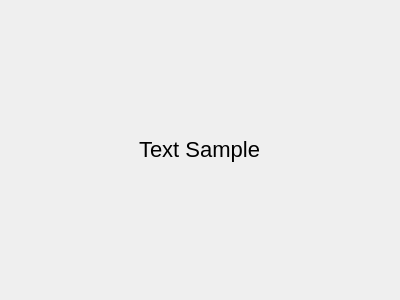
<?xml version="1.0" encoding="UTF-8"?>
<ui version="4.0">
 <class>Dialog</class>
 <widget class="QDialog" name="Dialog">
  <property name="geometry">
   <rect>
    <x>0</x>
    <y>0</y>
    <width>400</width>
    <height>300</height>
   </rect>
  </property>
  <property name="minimumSize">
   <size>
    <width>400</width>
    <height>300</height>
   </size>
  </property>
  <property name="maximumSize">
   <size>
    <width>400</width>
    <height>300</height>
   </size>
  </property>
  <property name="windowTitle">
   <string>Dialog</string>
  </property>
  <property name="styleSheet">
   <string notr="true">/*
 *
 *  Simple Stylesheet inspired on Bootstrap for Qt Designer / Qt Creator 
 *  File: bootstylesheet.css
 *  Author: JuanLoaiza007
 *  Version: 1.1.0
 *
 */

/*  # Español
 *  Instrucciones para aplicar en Qt Designer / Qt Creator
 *  1. Busque la vista de Inspector de objetos &gt;&gt; Objeto &gt;&gt; &quot;MainWindow&quot;.
 *  2. Dale clic derecho a &quot;MainWindow&quot; y seleccione &quot;Cambiar HojaDeEstilos&quot; o algo similar.
 *  3. Pegue el contenido de este archivo ahí.
 *  4. De clic en Aplicar y Aceptar.
 *  5. Para aplicar los estilos seleccione un objeto, en el Editor de Propiedades agregue un Filtro tipo cadena de texto y nombrelo &quot;class&quot;.
 *  6. En el Editor de Propiedades habrá una seccion nueva llamada &quot;Propiedades dinámicas&quot; y una propiedad llamada &quot;class&quot;, en la casilla de la derecha aplique todos los estilos que desee, eg. &quot;btn btn-outline-primary br-4&quot;. 
 */

/*  # English
 *  Instructions to apply in Qt Designer / Qt Creator
 *  1. Keep an eye on the Object Inspector &gt;&gt; Object &gt;&gt; &quot;MainWindow&quot;.
 *  2. Right click on &quot;MainWindow&quot; and select &quot;Change StyleSheet&quot; or something similar.
 *  3. Paste the content of this file there.
 *  4. Click Apply and Accept.
 *  5. To apply the styles, select an object, in the Properties Editor add a Text String Filter and name it &quot;class&quot;.
 *  6. In the Property Editor there will be a new section called &quot;Dynamic Properties&quot; and a property called &quot;class&quot;, in the box on the right apply all the styles you want, eg. &quot;btn btn-outline-primary br-4&quot;. 
 */

QMainWindow {
  font-family: &quot;sans-serif&quot;;
}

/* Border Settings */
/* Border Side Weight */
.b-st-1 {
  border-top: 1px solid;
}
.b-sb-1 {
  border-bottom: 1px solid;
}
.b-sl-1 {
  border-left: 1px solid;
}
.b-sr-1 {
  border-right: 1px solid;
}
.b-st-2 {
  border-top: 2px solid;
}
.b-sb-2 {
  border-bottom: 2px solid;
}
.b-sl-2 {
  border-left: 2px solid;
}
.b-sr-2 {
  border-right: 2px solid;
}
.b-st-3 {
  border-top: 3px solid;
}
.b-sb-3 {
  border-bottom: 3px solid;
}
.b-sl-3 {
  border-left: 3px solid;
}
.b-sr-3 {
  border-right: 3px solid;
}
.b-st-4 {
  border-top: 4px solid;
}
.b-sb-4 {
  border-bottom: 4px solid;
}
.b-sl-4 {
  border-left: 4px solid;
}
.b-sr-4 {
  border-right: 4px solid;
}

/* Radius */
.br-1 {
  border-radius: 10px;
}

.br-2 {
  border-radius: 15px;
}

.br-3 {
  border-radius: 20px;
}

.br-4 {
  border-radius: 25px;
}

/* Background colors */
.background-white {
  background-color: white;
}
.background-light {
  background-color: #f8f9fa;
}
.background-black {
  background-color: black;
}
.background-primary {
  background-color: #0d6efd;
}
.background-success {
  background-color: #198754;
}
.background-warning {
  background-color: #ffc720;
}
.background-danger {
  background-color: #dc3545;
}

/* Colors */
.color-white {
  color: white;
}
.color-light {
  color: #f8f9fa;
}
.color-black {
  color: black;
}
.color-primary {
  color: #0d6efd;
}
.color-success {
  color: #198754;
}
.color-warning {
  color: #ffc720;
}
.color-danger {
  color: #dc3545;
}

/* Buttons */
QPushButton {
  font-weight: 500;
  color: white;
  background-color: gray;
  padding: 6px 12px;
  font-size: 18px;
  border-radius: 10px;
  border: 1px solid;
}

.btn {
  font-weight: 500;
  color: white;
  background-color: gray;
  padding: 6px 12px;
  font-size: 18px;
  border-radius: 10px;
  border: 1px solid;
}

.btn-primary {
  color: #fff;
  background-color: #0d6efd;
  border-color: #0d6efd;
}
.btn-primary:hover {
  color: #fff;
  background-color: #0b5ed7;
  border-color: #0a58ca;
}

.btn-secondary {
  color: #fff;
  background-color: #6c757d;
  border-color: #6c757d;
}
.btn-secondary:hover {
  color: #fff;
  background-color: #5c636a;
  border-color: #565e64;
}

.btn-success {
  color: #fff;
  background-color: #198754;
  border-color: #198754;
}
.btn-success:hover {
  color: #fff;
  background-color: #157347;
  border-color: #146c43;
}

.btn-warning {
  color: #000;
  background-color: #ffc107;
  border-color: #ffc107;
}
.btn-warning:hover {
  color: #000;
  background-color: #ffca2c;
  border-color: #ffc720;
}

.btn-danger {
  color: #fff;
  background-color: #dc3545;
  border-color: #dc3545;
}
.btn-danger:hover {
  color: #fff;
  background-color: #bb2d3b;
  border-color: #b02a37;
}

.btn-light {
  color: #000;
  background-color: #f8f9fa;
  border-color: #f8f9fa;
}
.btn-light:hover {
  color: #000;
  background-color: #f9fafb;
  border-color: #f9fafb;
}

.btn-dark {
  color: #fff;
  background-color: #212529;
  border-color: #212529;
}
.btn-dark:hover {
  color: #fff;
  background-color: #1c1f23;
  border-color: #1a1e21;
}

.btn-outline-primary {
  background-color: white;
  color: #0d6efd;
  border-color: #0d6efd;
}
.btn-outline-primary:hover {
  color: #fff;
  background-color: #0d6efd;
  border-color: #0d6efd;
}

.btn-outline-secondary {
  background-color: white;
  color: #6c757d;
  border-color: #6c757d;
}
.btn-outline-secondary:hover {
  color: #fff;
  background-color: #6c757d;
  border-color: #6c757d;
}

.btn-outline-success {
  background-color: white;
  color: #198754;
  border-color: #198754;
}
.btn-outline-success:hover {
  color: #fff;
  background-color: #198754;
  border-color: #198754;
}

.btn-outline-info {
  background-color: white;
  color: #0dcaf0;
  border-color: #0dcaf0;
}
.btn-outline-info:hover {
  color: #000;
  background-color: #0dcaf0;
}

.btn-outline-warning {
  background-color: white;
  color: #ffc107;
  border-color: #ffc107;
}
.btn-outline-warning:hover {
  color: #000;
  background-color: #ffc107;
  border-color: #ffc107;
}

.btn-outline-danger {
  background-color: white;
  color: #dc3545;
  border-color: #dc3545;
}
.btn-outline-danger:hover {
  color: #fff;
  background-color: #dc3545;
  border-color: #dc3545;
}

.btn-outline-light {
  background-color: #41464b;
  color: #f8f9fa;
  border-color: #f8f9fa;
}
.btn-outline-light:hover {
  color: #000;
  background-color: #f8f9fa;
  border-color: #f8f9fa;
}

.btn-outline-dark {
  background-color: white;
  color: #212529;
  border-color: #212529;
}
.btn-outline-dark:hover {
  color: #fff;
  background-color: #212529;
  border-color: #212529;
}

.btn-link {
  background-color: white;
  font-weight: 400;
  color: #0d6efd;
  text-decoration: underline;
}
.btn-link:hover {
  color: #0a58ca;
}

/* Title sizes */
QLabel {
  font-size: 22px;
}

.h1 {
  font-size: 42px;
}

.h2 {
  font-size: 36px;
}

.h3 {
  font-size: 32px;
}

.h4 {
  font-size: 28px;
}

.h5 {
  font-size: 22px;
}

.h6 {
  font-size: 18px;
}

/* Alerts */
.alert {
  border: 1px solid;
}

.alert-primary {
  color: #084298;
  background-color: #cfe2ff;
  border-color: #b6d4fe;
}
.alert-secondary {
  color: #41464b;
  background-color: #e2e3e5;
  border-color: #d3d6d8;
}
.alert-success {
  color: #0f5132;
  background-color: #d1e7dd;
  border-color: #badbcc;
}
.alert-info {
  color: #055160;
  background-color: #cff4fc;
  border-color: #b6effb;
}
.alert-warning {
  color: #664d03;
  background-color: #fff3cd;
  border-color: #ffecb5;
}
.alert-danger {
  color: #842029;
  background-color: #f8d7da;
  border-color: #f5c2c7;
}
.alert-light {
  color: #636464;
  background-color: #fefefe;
  border-color: #fdfdfe;
}
.alert-dark {
  color: #141619;
  background-color: #d3d3d4;
  border-color: #bcbebf;
}
</string>
  </property>
  <property name="class" stdset="0">
   <string>background-light</string>
  </property>
  <layout class="QGridLayout" name="gridLayout">
   <item row="0" column="0">
    <widget class="QFrame" name="frame">
     <property name="frameShape">
      <enum>QFrame::NoFrame</enum>
     </property>
     <property name="frameShadow">
      <enum>QFrame::Raised</enum>
     </property>
     <layout class="QGridLayout" name="gridLayout_2">
      <property name="leftMargin">
       <number>0</number>
      </property>
      <property name="topMargin">
       <number>0</number>
      </property>
      <property name="rightMargin">
       <number>0</number>
      </property>
      <property name="bottomMargin">
       <number>0</number>
      </property>
      <property name="horizontalSpacing">
       <number>0</number>
      </property>
      <item row="0" column="0" alignment="Qt::AlignHCenter|Qt::AlignVCenter">
       <widget class="QLabel" name="lbl_main_text">
        <property name="text">
         <string>Text Sample</string>
        </property>
        <property name="wordWrap">
         <bool>true</bool>
        </property>
        <property name="class" stdset="0">
         <string>h1 color-primary</string>
        </property>
       </widget>
      </item>
     </layout>
    </widget>
   </item>
  </layout>
 </widget>
 <resources/>
 <connections/>
</ui>
